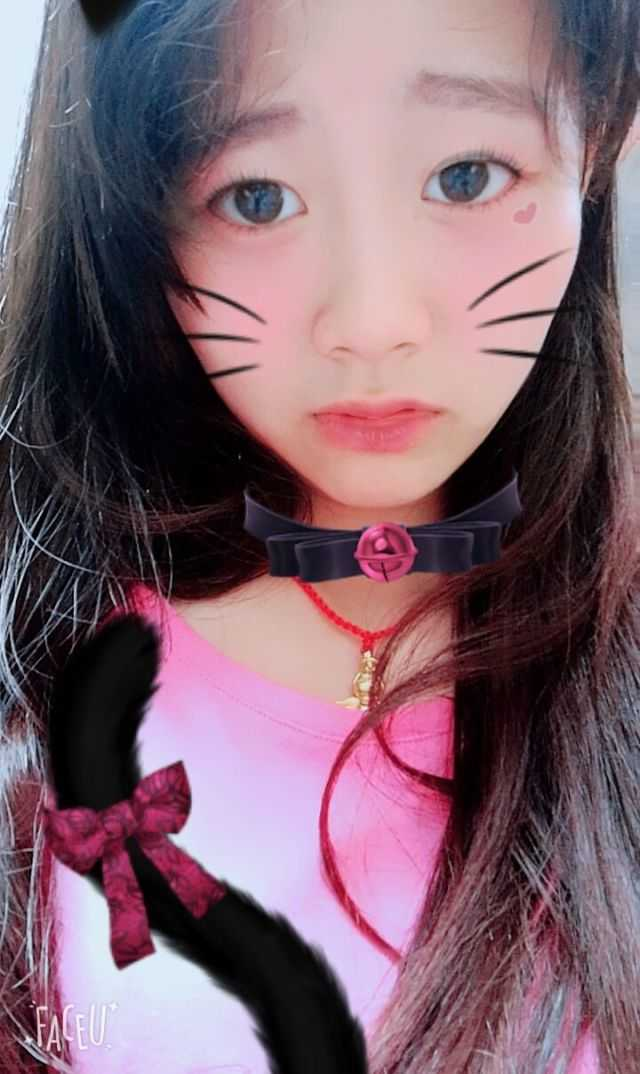
#> input picture Dong.jpg, 640 x 1074 px, found by its file name
$ python 'untitled21轮廓.py'
#> lines starting #> are read from the running program, lines starting #| are printed output that depends on the picture
# -*- coding: utf-8 -*-
"""
Created on Sat May 12 21:37:15 2018

@author: AONE
"""

from PIL import Image
from PIL import ImageFilter
im = Image.open('C:\\Users\\AONE\\117060400101\\Dong.jpg')
#> im is the input picture: PIL image 640x1074 RGB; mean R, G, B 127.8, 99.3, 111.5
om = im.filter(ImageFilter.CONTOUR)
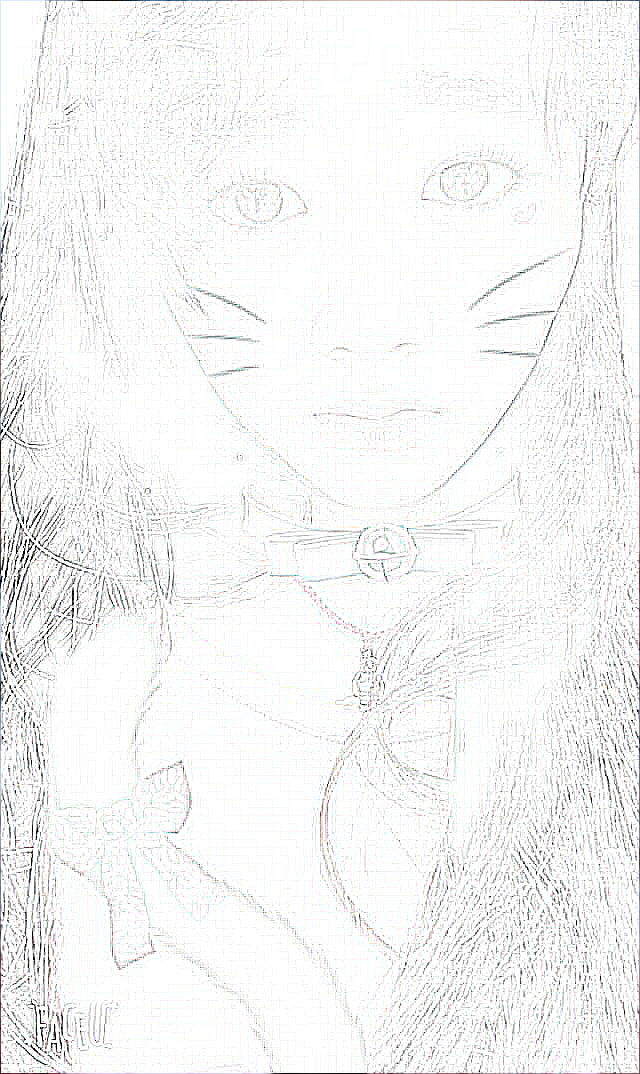
#> om: PIL image 640x1074 RGB; mean R, G, B 244.4, 244.5, 244.5
om.save('DongContour.jpg')
